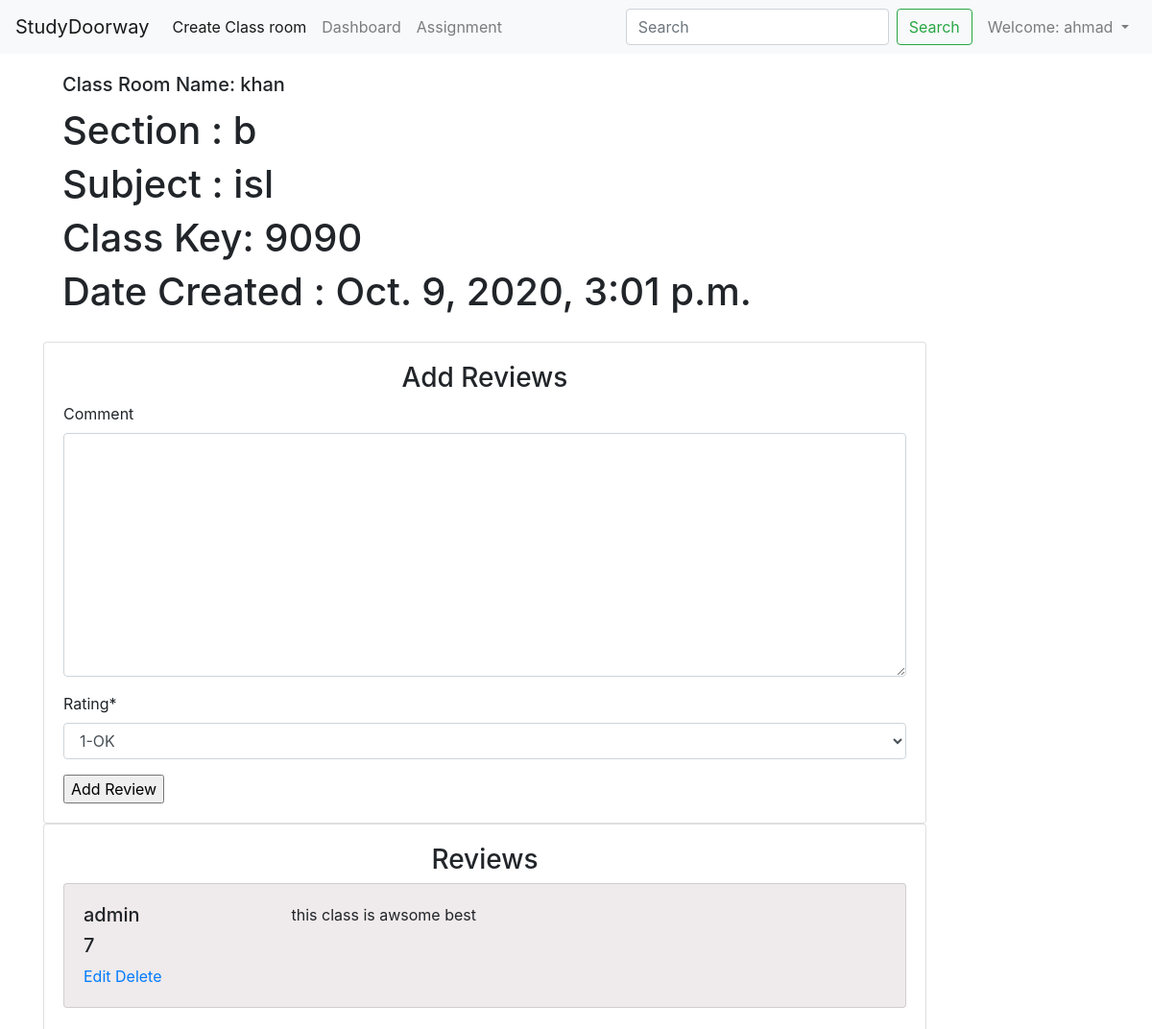
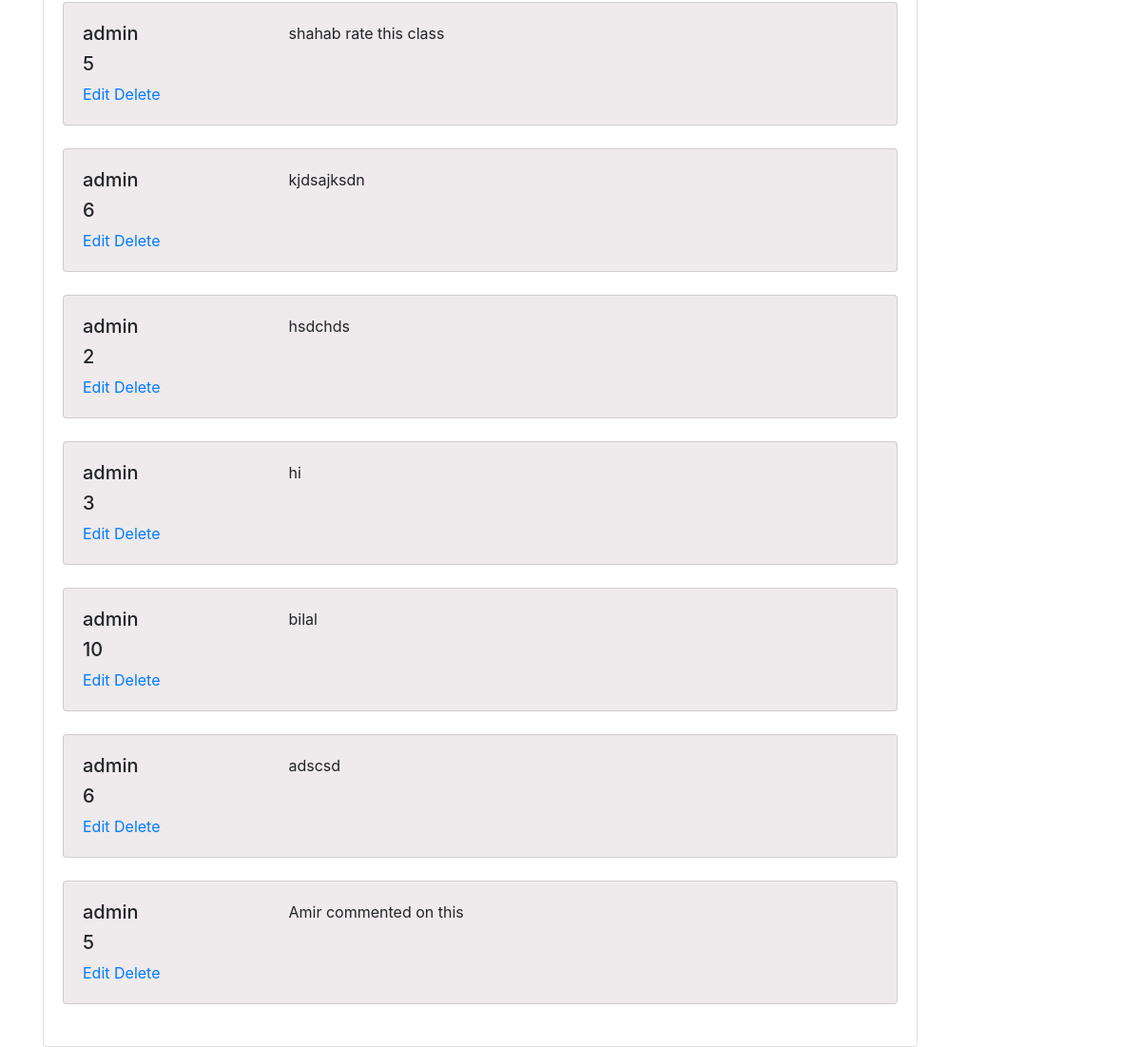
Page /detail/1/ (signed in) on the committed database (2 pictures, top to bottom).
### myapp/models.py (models this page shows, shortened)
class Classroom(models.Model):
	name=models.CharField(max_length=30,)
	section=models.CharField(max_length=30, null=True)
	subject=models.CharField(max_length=30, null=True)
	class_key=models.CharField(max_length=30, null=True)
	date_created=models.DateTimeField(auto_now_add=True, null=True)

class Review(models.Model):
	user=models.ForeignKey(User, on_delete=models.CASCADE)
	classroom=models.ForeignKey(Classroom, on_delete=models.CASCADE)
	comment=models.TextField(max_length=300,blank=True)
	rating = models.PositiveSmallIntegerField(choices=RATE_CHOICES)

### myapp/views.py (the view)
# urls.py: path('detail/<int:id>/',views.detail,name='detail'),
def detail(request,id):
	form = ReviewForm()
	classroom=Classroom.objects.get(id=id)
	reviews=Review.objects.filter(classroom=id).order_by('-comment')
	context={"classroom":classroom,"reviews":reviews,"form":form}
	return render(request,"myapp/classdetail.html",context)

### myapp/forms.py
class ReviewForm(forms.ModelForm):
	rating=forms.ChoiceField(choices=RATE_CHOICES,widget=forms.Select(),required=True)
	class Meta():
		model=Review
		fields=['comment','rating']

### myapp/templates/myapp/classdetail.html (shortened to what this page needs)
{% extends 'myapp/base.html' %}
{% load crispy_forms_tags %}
{% block form %}
<div class="container">
  <div class="row">
    <div class="col-md-10">
         <div class="card-body">
          <h5 class="card-title">Class Room Name:  {{classroom.name}}</h5>
          <h1>Section :  {{classroom.section}}</h1>
          <h1>Subject :  {{classroom.subject}}</h1>
          <h1> Class Key:  {{classroom.class_key}}</h1>
          <h1> Date Created :  {{classroom.date_created}}</h1>
         </div>
</div>
</div>
</div>
<div class="container">
  <div class="row">
    <div class="col-md-10">
 <div class="card">
  <div class="card-body">
    <h3 class="text-center"> Add Reviews</h3>
    <form method="POST"class="rate-form" action="{% url 'myapp:add_review' classroom.id %}">
      {{form|crispy}}
      <input type="submit" name="btn btn-danger" value="Add Review">
    </form>
  </div>
</div>
 <div class="card">
  <div class="card-body">
    <h3 class="text-center">  Reviews</h3>
    {%for review in reviews%}
      <div class="card" style="background-color:#efeaeb">
       <div class="card-body">
        <div class="row">
          <div class="col-md-3">
            <h5 class="text-left">{{review.user.username}} </h5>
    	      <h5>{{review.rating}}</h5>
            <a href="{% url 'myapp:edit_review' classroom.id review.id %}">Edit</a>
            <a href="{% url 'myapp:delete_review' classroom.id review.id %}" onclick="return confirm('are you sure to delete this comment ? ');" >Delete</a>
          </div>
           <div class="col-md-9">
            <p class="text-left">{{review.comment}} </p>
          </div>
        </div>
      </div>
    </div>
    <br>
    {%endfor%}
  </div>
</div>
</div>
</div>
</div>
{% endblock %}

### myapp/templates/myapp/base.html (shortened to what this page needs)
{% load static %}
<!doctype html>
<html lang="en">
  <head>
    <link rel="stylesheet" href="https://cdn.jsdelivr.net/npm/bootstrap@4.5.3/dist/css/bootstrap.min.css">
    <link rel="stylesheet" href="https://cdnjs.cloudflare.com/ajax/libs/font-awesome/4.7.0/css/font-awesome.min.css">
     <link rel="stylesheet" type="text/css"  href=" {% static 'myapp/css/style.css' %}">
  </head>
  <body>
     <nav class="navbar navbar-expand-lg navbar-light bg-light">
  <a class="navbar-brand" href="/">StudyDoorway</a>
  <div class="collapse navbar-collapse" id="navbarSupportedContent">
    <ul class="navbar-nav mr-auto">
      <li class="nav-item active">
        <a class="nav-link" href="/showmyForm">Create Class room </a>
      </li>
      <li class="nav-item ">
         <a class="nav-link" href="/myapp/myclassroom">Dashboard </a>
      </li>
      <li class="nav-item ">
        <a class="nav-link" href="/amir">Assignment</a>
      </li>
    </ul>
    <form class="form-inline my-2 my-lg-0">
      <input class="form-control mr-sm-2" type="search" placeholder="Search" aria-label="Search">
      <button class="btn btn-outline-success mr-2 my-sm-0" type="submit">Search</button>
    </form>
  </div>
{% if user.is_authenticated %}
 <ul class="navbar-nav ml-auto">
    <li class="nav-item dropdown">
        <a class="nav-link dropdown-toggle" href="#" id="navbarDropdown" role="button" data-toggle="dropdown" aria-haspopup="true" aria-expanded="false">
          Welcome: {{request.user}}
        </a>
      </li>
</ul>
 {% endif %}
</nav>
{% block form %}
{% endblock %}
  </body>
</html>

### rows in the picture
Classroom: name "khan", section "b", subject "isl", class_key "9090", date_created "Oct. 9, 2020, 3:01 p.m."
Review: user.username "admin", rating "7", comment "this class is awsome best"
Review: user.username "admin", rating "5", comment "shahab rate this class"
Review: user.username "admin", rating "6", comment "kjdsajksdn"
Review: user.username "admin", rating "2", comment "hsdchds"
Review: user.username "admin", rating "3", comment "hi"
Review: user.username "admin", rating "10", comment "bilal"
Review: user.username "admin", rating "6", comment "adscsd"
Review: user.username "admin", rating "5", comment "Amir commented on this"

### other values in the picture
{{ request.user }} "ahmad"
